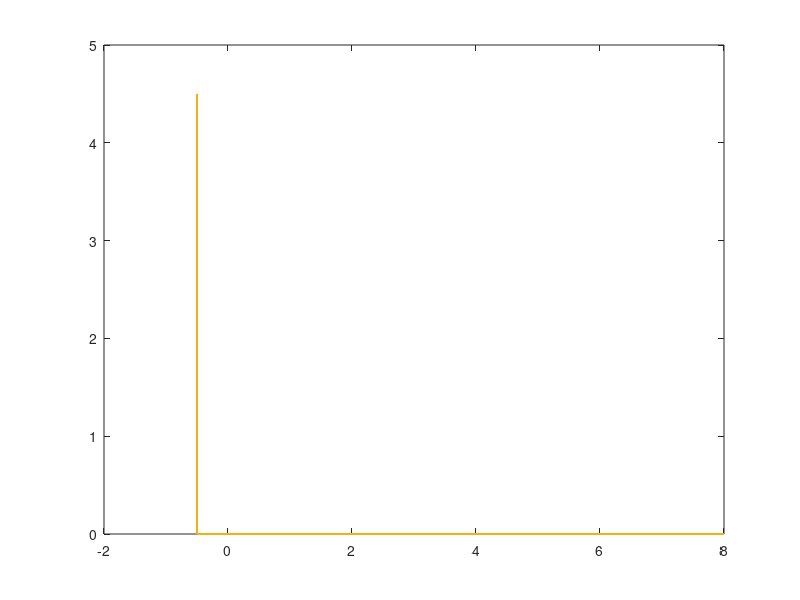

This chart was generated by the following MATLAB code: (Note: this script raises an error after producing the figure.)
% Minh Anh Pham
% 9 November, 2019
% W7: Halloween Competition
% Sphynx game (answer 3 riddles correctly to get reward, or DIE)

close all;
clear all;
clc;

%% draw sphynx

figure

% first (left-most) hoof

plot([-0.5, -0.5, 8], [4.5, 0, 0], "LineWidth", 1.5, "Color",[0.9290 0.6940 0.1250]);

hold on

% lines on foot

expCurve(-5, 0.3, 6, 1, 2.718, 2, 2.5);
expCurve(-6, 0.4, 8, 1, 2.718, 2, 1);
expCurve(-6, 0.4, 5.5, 1, 2.718, 1, 4.5);

% first (left-most) leg

plot([5.9, 8], [5.899, 20], "LineWidth", 1.5, "Color",[0.9290 0.6940 0.1250]);

expCurve(-1, 2, 8, 1, 2.718, 0.5, -1);

plot([10, 17], [1.7, 17], "LineWidth", 1.5, "Color",[0.9290 0.6940 0.1250]);
plot([8.8, 16], [20, 18], "LineWidth", 1.5, "Color",[0.9290 0.6940 0.1250]);
plot([8, 6], [20, 25], "LineWidth", 1.5, "Color",[0.9290 0.6940 0.1250]);

% throat

cosCurve(-1, 3, 2.9, 0.5, 1, 3, 24.5);

plot([1.94, 0.5], [24.29, 26], "LineWidth", 1.5, "Color",[0.9290 0.6940 0.1250]);

% tongue

plot([0.5, 5], [26, 29], "LineWidth", 1.5, "Color",[0.9290 0.6940 0.1250]);

rotatedCurve((-1.9:1/1000:4.9), (1.2 * sin((-1.9:1/1000:4.9) / 1.5)), 35, -1.1, 25);

plot([0.5 -2], [26 23], "LineWidth", 1.5, "Color",[0.9290 0.6940 0.1250]);

% first (lower) face

rotatedCurve((2.51:1/1000:4), (2.5 * sin(2 * (2.51:1/1000:4))), -70, 1.3, 31.9);

expCurve(-2.2, 1, -1, 1, 0.5, 1, 28.2);

expCurve(-12, -2, 8.8, -0.1, 0.5, 0.51, 39.7);

% whiskers

plot([-2.5, 0.6], [33, 34.2], "LineWidth", 1.5, "Color",[0.9290 0.6940 0.1250]);
plot([-2.1, 0.87], [31.8, 33], "LineWidth", 1.5, "Color",[0.9290 0.6940 0.1250]);
plot([-1.5, 1.4], [30.65, 31.8], "LineWidth", 1.5, "Color",[0.9290 0.6940 0.1250]);
plot([-0.6, 2], [29.65, 30.63], "LineWidth", 1.5, "Color",[0.9290 0.6940 0.1250]);

% eye

ellipse(3, 1.4, 0, 2*pi, 50, 4, 35.5);

% cheekbones

arc(2, 90, 280, 1, 1, 8, 32);
arc(20, 10, -15, 1, 1, -10.5, 30);

% ear

arc(4.5, 48, 150, 1, 1, 11.5, 35);
arc(3.5, 0, -105, 1, 1, 11, 38.36);

% neck & face outline

plot([6.753 6.5], [39.48 44.8], "LineWidth", 1.5, "Color",[0.9290 0.6940 0.1250]);
plot([6.5, 1.5], [44.8, 45.8], "LineWidth", 1.5, "Color",[0.9290 0.6940 0.1250]);
plot([1.5, 1.5], [45.8, 50.2], "LineWidth", 1.5, "Color",[0.9290 0.6940 0.1250]);
plot([1.5, -0.3], [50.2, 52.4], "LineWidth", 1.5, "Color",[0.9290 0.6940 0.1250]);
plot([-0.3, 2.9], [52.4, 59], "LineWidth", 1.5, "Color",[0.9290 0.6940 0.1250]);

% mouth & nostril & eye

arc(1.2, 100, -100, 1, 1, 1.7, 48);
arc(1.5, 105, -90, 1, 1, 1.3, 52.5);
ellipse(3.5, 1.5, 0, 2*pi, 50, 6, 55);

% ear

arc(1, 140, -65, 1.3, 2.2, 13, 54.5);
arc(1.5, 150, -75, 1.3, 2.3, 13.1, 54.5);

% cheekbone

arc(4, 20, -115, 1, 1.1, 9.3, 49);

% hat

arc(1.5, 85, 275, 1.8, 2.3, 2.7, 62.4);
plot([2.935, 3.2], [65.84, 62.4], "LineWidth", 1.5, "Color",[0.9290 0.6940 0.1250]);

% outline

% rotated sine curve
rotatedCurve((-pi+2.4:1/1000:pi+0.1), (7 * sin(0.5*(-pi+2.4:1/1000:pi+0.1))), -20, 4.75, 64.6);
% rotated arc
rotatedCurve((4.8 * cosd(linspace(-25, 197, 100))), (6 * sind(linspace(-25, 197, 100))), -27, 15.1, 69.55);
% rotated sine curve
rotatedCurve((-pi:1/1000:pi-3.3), (7 * sin(-(-pi:1/1000:pi-3.3) / 2)), -20, 18.4, 57.7);
plot([18.44, 21], [58.28, 61], "LineWidth", 1.5, "Color",[0.9290 0.6940 0.1250]);
arc(1.5, 90, -75, 1.2, 2.2, 21, 57.7);
plot([21.47, 18.5], [54.51, 53], "LineWidth", 1.5, "Color",[0.9290 0.6940 0.1250]);

% lines on hat
plot([4.3, 17.44], [62.47, 58.28], "LineWidth", 1.5, "Color",[0.9290 0.6940 0.1250]);
plot([3.7, 10.85], [58.96, 56.7], "LineWidth", 1.5, "Color",[0.9290 0.6940 0.1250]);
plot([15.8, 18.5], [55, 54], "LineWidth", 1.5, "Color",[0.9290 0.6940 0.1250]);

% bottom of hat
plot([18.5, 18.7], [53, 48], "LineWidth", 1.5, "Color",[0.9290 0.6940 0.1250]);
plot([18.7, 24.3], [48, 45.5], "LineWidth", 1.5, "Color",[0.9290 0.6940 0.1250]);

% smol curve on hat
rotatedCurve((-0.6:1/1000:pi+0.95), (7 * sin(-(-0.6:1/1000:pi+0.95) / 1.6)), -10, 17.2, 51);
% tol curve on hat
rotatedCurve((-0.7:1/1000:pi+3.2), (9 * sin(-(-0.7:1/1000:pi+3.2) / 2.4)), -10, 16.1, 51.6);

% torso

arc(6, 115, 230, 1.2, 2.2, 21.5, 29);
% rotated tan curve
rotatedCurve((-pi/2+0.085:1/1000:pi/2-0.085), (tan(-pi/2+0.085:1/1000:pi/2-0.085)), 8, 24.5, 32.7);

% 2nd leg (from left)

plot([19, 26], [18, 20], "LineWidth", 1.5, "Color",[0.9290 0.6940 0.1250]);
plot([17, 25, 25, 17.5, 17.5], [17, 5.8, 5.8, 5.8, 5.8], "LineWidth", 1.5, "Color",[0.9290 0.6940 0.1250]);
plot([17.5, 17.5, 30, 32, 28], [5.8, 0, 0, 3, 20.5], "LineWidth", 1.5, "Color",[0.9290 0.6940 0.1250]);

expCurve(-6, 1.2, 27, 1, 1.7, 2, 3.5);
expCurve(-7, 2.8, 27, 1, 1.3, 2, 1.3);

% belly

arc(20, -60, -110, 1.2, 1.2, 36.2, 43);

% 3rd leg

plot([48.2, 49, 42, 42, 53], [22.2, 6.5, 6.5, 0, 0], "LineWidth", 1.5, "Color",[0.9290 0.6940 0.1250]);
rotatedCurve((-pi/2+0.085:1/1000:pi/2-0.085), (-tan(-pi/2+0.085:1/1000:pi/2-0.085)), -28, 56.5, 10);
expCurve(-6, 1.2, 50, 1, 1.7, 2, 3);
expCurve(-4, 2.8, 50, 1, 1.3, 2, 1.3);
plot([48.2, 49.5], [23, 30], "LineWidth", 1.5, "Color",[0.9290 0.6940 0.1250]);

% last leg

plot([60.7, 80, 74, 74, 86], [21.06, 5.8, 5.8, 0, 0], "LineWidth", 1.5, "Color",[0.9290 0.6940 0.1250]);
arc(5, 45, -45, 1, 2, 81.5, 4);
rotatedCurve((-pi/2+0.039:1/1000:pi/2-0.7), (-tan(-pi/2+0.039:1/1000:pi/2-0.7)), 25, 83.75, 11.77);
expCurve(-1, 6, 76.5, 0.05, 2, 1, 3.2);
expCurve(-1, 6, 78, 0.045, 2, 1, 2.4);
expCurve(-1, 6, 79, 0.045, 2, 1, 1.3);

% bottom

rotatedCurve((-8.5:1/1000:7), (0.01 .* 2 .^ (-8.5:1/1000:7)), 50, 66.5, 28.5);
arc(0.7, 90, 270, 1, 2.5, 70, 37.5);

% tail

% rotated arc
rotatedCurve((4.8 * cosd(linspace(200, 300, 100))), (16 * sind(linspace(200, 300, 100))), 40, 71, 46.5);
plot([81.75, 78.5], [37.43, 54.10], "LineWidth", 1.5, "Color",[0.9290 0.6940 0.1250]);
rotatedCurve((4.5 * cosd(linspace(80, 200, 100))), (5.55 * sind(linspace(80, 200, 100))), 0, 82.9, 55);
rotatedCurve((8 * cosd(linspace(200, 297, 100))), (16 * sind(linspace(200, 297, 100))), 40, 73.6, 43.7);
plot([85.56, 82.6], [35, 52], "LineWidth", 1.5, "Color",[0.9290 0.6940 0.1250]);
rotatedCurve((1.2 * cosd(linspace(90, 200, 100))), (2.5 * sind(linspace(90, 200, 100))), 0, 83.8, 52.7);
rotatedCurve((3.344 * cosd(linspace(90, -87, 100))), (2.64 * sind(linspace(90, -87, 100))), 0, 83.5, 57.9);

% back

arc(3, 20, 100, 2.5, 2.1, 64.2, 37);
plot([63, 39], [43.22, 40], "LineWidth", 1.5, "Color",[0.9290 0.6940 0.1250]);

% wing outline

arc(8, 87, 190, 1.2, 2, 38, 24);
plot([39, 64], [40, 45], "LineWidth", 1.5, "Color",[0.9290 0.6940 0.1250]);
arc(9, 80, -70, 0.7, 1.6, 61.8, 58.5);
plot([63.06, 24.3], [72.61, 45.5], "LineWidth", 1.5, "Color",[0.9290 0.6940 0.1250]);

% feathers

% torso
plot([25, 28], [24.6, 24.8], [24.8, 27.8], [27, 27.1], [24.2, 28.3], [29.1, 29.3], "LineWidth", 1.5, "Color",[0.9290 0.6940 0.1250]);
plot([24.6, 29], [31.4, 31.7], [25.9, 29.6], [33.9, 34.1], [26, 31], [36.5, 36.7], "LineWidth", 1.5, "Color",[0.9290 0.6940 0.1250]);
% wing (bottom)
plot([26, 39], [38.5, 43.5], [41, 55], [43, 47], [57, 64], [47, 48], "LineWidth", 1.5, "Color",[0.9290 0.6940 0.1250]);
% wing (middle LHS)
plot([26, 40], [41.5, 47.7], [41, 55], [47, 51], [41, 55.1], [50.5, 56.1], "LineWidth", 1.5, "Color",[0.9290 0.6940 0.1250]);
% wing (middle RHS)
plot([57, 65.5], [50, 51], [57, 66], [53, 55], [57, 66], [56.5, 59.5], "LineWidth", 1.5, "Color",[0.9290 0.6940 0.1250]);
% wing (top)
plot([26, 40], [44.5, 52], [41, 55], [54, 61.9], [56.3, 66], [60, 64], [56, 64], [64.5, 69], "LineWidth", 1.5, "Color",[0.9290 0.6940 0.1250]);

% END DRAWING SPHYNX

%% limits x & y of figure

ylim([0 160]);
xlim([-50 135]);

%% riddle game

% title
title("SPHYNX RIDDLE GAME", "FontSize", 20);

% explanation
dim = [0.16 0.7 0.7 0.15];
deathMsg = ["O brave travellers from far and wide,", "answer the riddles correctly or die"];
annotation("textbox", dim, "String", deathMsg, "EdgeColor", "w", "FontSize", 16, "HorizontalAlignment", "center");

pause(3);

% flag that turns to 1 when user gives a wrong answer
quitRiddles = 0;

while quitRiddles == 0
    
    % first riddle
    answer1 = questdlg("Q1: It walks on 4 legs in the morning, 2 legs at noon, and 3 legs in the evening. What is it?", ...
      "First riddle", ...
      "Trees", "Aliens", "Humans", "Trees");
      
      % if user answers correctly
      switch answer1
        case "Humans"
          answer2 = questdlg("Q2: The most impressive boundary is not a wall. It is not a manufactured thing at all. Moving towards it will not reduce the gap, and nothing marks its presence on a map. What is it?", ..."
            "Second riddle", ...
            "Attitude", "Fog", "The horizon", "Attitude");
          
          % second riddle
          switch answer2
            case "The horizon"
              answer3 = questdlg("Q3: How are Kim Kardashian and Kylie Jenner related?", ...
                "Third riddle", ...
                "They're step-sisters", "They're half-sisters", "They're sisters", "(a) They're step-sisters");
              
              % third riddle
              switch answer3
                case "They're half-sisters"
                  msgOutput("Your life is spared by the sphynx", "Wait for your parting gift to appear...");
                  pause(5);
                  web("http://bitly.com/98K8eH");
                  quitRiddles = 1;
                  
                % DEATH
                otherwise
                  deathMsgOutput()
                  quitRiddles = 1;
              end
              
            % DEATH
            otherwise
              deathMsgOutput()
              quitRiddles = 1;
          end
        
        % DEATH
        otherwise
          deathMsgOutput()
          quitRiddles = 1;
      end
end

% END RIDDLING

%% functions (mainly for drawing the sphynx)

% draw curved lines using exponential functions
function expCurve(xMin, xMax, xPos, yMultiple, basePower, xMultiple, yPos)
  x = xMin:1/1000:xMax;
  plot(x + xPos, yMultiple * (basePower.^(xMultiple .* x)) + yPos, "LineWidth", 1.5, "Color",[0.9290 0.6940 0.1250]);
end

% draw cos curves
function cosCurve(xMin, xMax, xPos, cosMultiple, xMultiple, xAdd, yPos)
  x = xMin:1/1000:xMax;
  plot(x + xPos, cosMultiple * cos(xMultiple * x + xAdd) + yPos, "LineWidth", 1.5, "Color",[0.9290 0.6940 0.1250]);
end

% rotate curves
function rotatedCurve(xLimits, yFunction, rotAngleDeg, xPos, yPos)
  data = [xLimits; yFunction];
  rotMatrix = [cosd(rotAngleDeg) -sind(rotAngleDeg); sind(rotAngleDeg) cosd(rotAngleDeg)]; % rotation matrix
  rotFunction = rotMatrix * data; % multiply rotation matrix by x & y coordinates
  plot(rotFunction(1,:) + xPos, rotFunction(2,:) + yPos, "LineWidth", 1.5, "Color",[0.9290 0.6940 0.1250]);
end

% draw ellipses
function ellipse(xStretch, yStretch, xLim1, xLim2, xLim3, xPos, yPos)
  x = linspace(xLim1, xLim2, xLim3);
  plot(xStretch * cos(x) + xPos, yStretch * sin(x) + yPos, "LineWidth", 1.5, "Color",[0.9290 0.6940 0.1250]);
end

% draw arcs
function arc(radius, angleLim1, angleLim2, xMultiple, yMultiple, xPos, yPos)
  angle = linspace(angleLim1, angleLim2, 100);
  x = radius * xMultiple * cosd(angle);
  y = radius * yMultiple * sind(angle);
  plot(x + xPos, y + yPos, "LineWidth", 1.5, "Color",[0.9290 0.6940 0.1250]);
end

% message to user when they get an answer wrong (annotation on figure)
function deathMsgOutput()
    dim = [0.16 0.53 0.7 0.15];
    deathMsg = ["WRONG!", "You are eaten by the sphynx :("];
    annotation("textbox", dim, "String", deathMsg, "EdgeColor", "w", "FontSize", 16, "HorizontalAlignment", "center", "Color", [0.6350 0.0780 0.1840]);
    
    plot([3.335, 9], [58, 60], "LineWidth", 2, "Color",[0.9290 0.6940 0.1250]);
    plot([1.153, 6], [37, 40], "LineWidth", 2, "Color",[0.9290 0.6940 0.1250]);
end

% message to user in general (annotation on figure)
function msgOutput(string1, string2)
    dim = [0.15 0.53 0.7 0.15];
    msg = [string1, string2];
    annotation("textbox", dim, "String", msg, "EdgeColor", "w", "FontSize", 16, "HorizontalAlignment", "center", "Color", [0.4660 0.6740 0.1880]);
end

%% References

% Sphynx image: Himasaram. ?NeoHittiteSphinx.? Wikipedia, 27 Sept. 2005, commons.wikimedia.org/wiki/File:NeoHittiteSphinx.svg.
% Riddle #1: N/A, N/A. ?Four Legs in the Morning.? Riddles and Brain Teasers, 10 Dec. 2013, riddlesbrainteasers.com/four-legs-morning/.
% Riddle #2: Daystrom, Sef. ?The Most Impressive Boundary.? Riddles and Brain Teasers, 20 Mar. 2019, riddlesbrainteasers.com/the-most-impressive-boundary/.
% Rotated ellipse: Abbasi, Nasser M. ?How to Draw an Ellipse?? How to Solve Basic Engineering and Mathematics Problems Using Mathematica, Matlab and Maple, 2019, www.12000.org/my_notes/mma_matlab_control/KERNEL/KEse165.htm.


